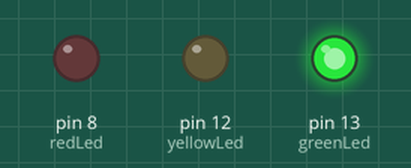
Simulated run of this sketch. Board: Arduino Uno, built with avr-gcc and run on an emulated ATmega328P. On the bench: output pins drawn as LEDs (lit = HIGH).

Above: at 2.5 s.
At 9.5 s:
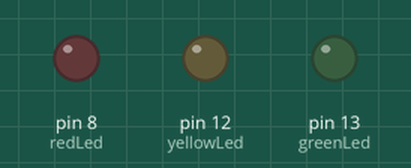
At 18.5 s:
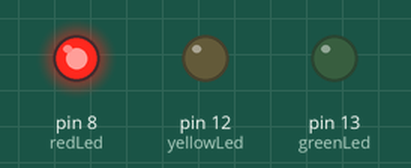
At 23.5 s:
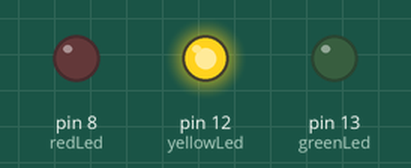
Timing chart, 0 to 33.8 s (numbered marks = the images above):
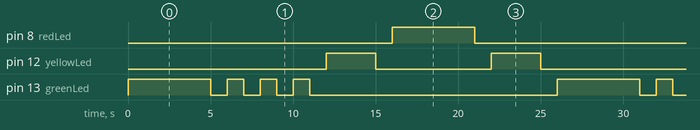

The sketch:

sem1_hw1.ino
```cpp
// C++ code
//
int greenLed = 13;
int yellowLed = 12;
int redLed = 8;


void setup()
{
  pinMode(greenLed, OUTPUT);
  pinMode(yellowLed, OUTPUT);
  pinMode(redLed, OUTPUT);
}

void loop()
{
  digitalWrite(greenLed, HIGH);
  delay(5000);
  digitalWrite(greenLed, LOW);
  delay(1000);
  for (int i = 0; i < 3; i++){
  	digitalWrite(greenLed, HIGH);
  	delay(1000);
  	digitalWrite(greenLed, LOW);
  	delay(1000);
  }
  digitalWrite(yellowLed, HIGH);
  delay(3000);
  digitalWrite(yellowLed, LOW);
  delay(1000);
  digitalWrite(redLed, HIGH);
  delay(5000);
  digitalWrite(redLed, LOW);
  delay(1000);
  digitalWrite(yellowLed, HIGH);
  delay(3000);
  digitalWrite(yellowLed, LOW);
  delay(1000);

}
```

Measured:
- by itself, pin 8 (redLed): alternates HIGH for 5.0 s and LOW for 21.0 s
- by itself, pin 12 (yellowLed): repeats every 26.0 s: LOW 7.0 s, HIGH 3.0 s, LOW 13.0 s, HIGH 3.0 s
- by itself, pin 13 (greenLed): repeats every 26.0 s: 3 × (LOW 1.0 s, HIGH 1.0 s), LOW 15.0 s, HIGH 5.0 s
